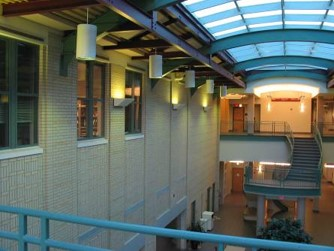
#> input picture images/CMU_left.jpg, 334 x 251 px
$ jupyter execute MyRansacPanorama_student.ipynb   (shell and % lines are left out)
#> lines starting #> are read from the running program, lines starting #| are printed output that depends on the picture
# Assignment 1 (part II): Automatic Panorama Mosaicing

[cell 1]
import numpy as np
import matplotlib
import matplotlib.image as image
import matplotlib.pyplot as plt
from skimage.feature import (corner_harris, corner_peaks, plot_matches, BRIEF, match_descriptors)
from skimage.transform import warp, ProjectiveTransform
from skimage.color import rgb2gray
from skimage.measure import ransac

### The cell below demonstrates feature detection (e.g. corners) and matching (e.g. BRIEF descriptor)

[cell 2]
imL = image.imread("images/CMU_left.jpg")
#> imL is the input picture: shape (251, 334, 3); mean R, G, B 94.8, 103.3, 94.9
imR = image.imread("images/CMU_right.jpg")
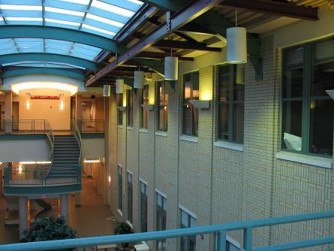
#> input picture images/CMU_right.jpg, 334 x 251 px
#> imR is the input picture: shape (251, 334, 3); mean R, G, B 87.8, 97, 88.2
imLgray = rgb2gray(imL)
imRgray = rgb2gray(imR)
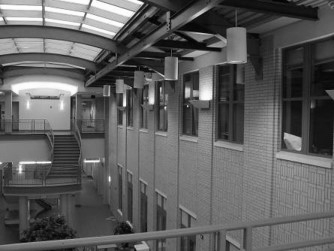
#> imRgray: shape (251, 334) float64; min 0.00333, max 1, mean 0.37

# NOTE: corner_peaks and many other feature extraction functions return point coordinates as (y,x), that is (rows,cols)
keypointsL = corner_peaks(corner_harris(imLgray), threshold_rel=0.0005, min_distance=5)
#> keypointsL = 202 pairs, first value 8 to 242, second value 7 to 326
keypointsR = corner_peaks(corner_harris(imRgray), threshold_rel=0.0005, min_distance=5)
#> keypointsR = 204 pairs, first value 6 to 245, second value 5 to 326

extractor = BRIEF()

extractor.extract(imLgray, keypointsL)
keypointsL = keypointsL[extractor.mask]
#> keypointsL = 152 pairs, first value 25 to 227, second value 24 to 309
descriptorsL = extractor.descriptors

extractor.extract(imRgray, keypointsR)
keypointsR = keypointsR[extractor.mask]
#> keypointsR = 154 pairs, first value 24 to 227, second value 28 to 309
descriptorsR = extractor.descriptors

matchesLR = match_descriptors(descriptorsL, descriptorsR, cross_check=True)

[cell 3]
print ('the number of matches is {:2d}'.format(matchesLR.shape[0]))

fig = plt.figure(1,figsize = (12, 4))
axA = plt.subplot(111)
plt.gray()
plot_matches(axA, imL, imR, keypointsL, keypointsR, matchesLR) #, matches_color = 'r')
#> (this line was passed over: skimage is not available in this run)
axA.axis('off')

plt.show()
# save the plt as an image
fig.savefig('images/CMU_matches.jpg', dpi=300)

[cell 4]
def blankImage(imL):
    imLalpha = imL.copy()
    imLalpha[:,:,0] = 0
    imLalpha[:,:,1] = 0
    imLalpha[:,:,2] = 0
#> imLalpha: shape (251, 668, 3); every value is 0
    return imLalpha

enlargedL = blankImage(np.resize(imR,(imR.shape[0], imR.shape[1] * 2, 3)))
enlargedL[:,:imR.shape[1] ,0] = imL[:,:,0]
enlargedL[:,:imR.shape[1] ,1] = imL[:,:,1]
enlargedL[:,:imR.shape[1] ,2] = imL[:,:,2]

enlargedR = blankImage(np.resize(imR,(imR.shape[0] , imR.shape[1] * 2, 3)))
enlargedR[:,:imR.shape[1] ,0] = imR[:,:,0]
enlargedR[:,:imR.shape[1] ,1] = imR[:,:,1]
enlargedR[:,:imR.shape[1] ,2] = imR[:,:,2]
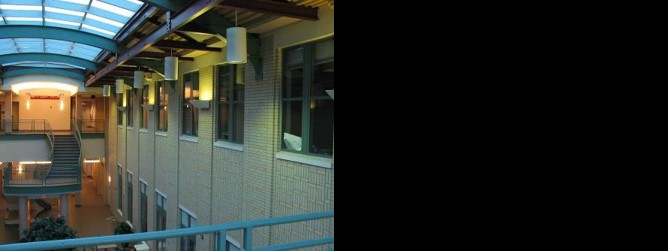
#> enlargedR: shape (251, 668, 3); mean of channels 0, 1, 2 43.9, 48.5, 44.1; drawn as R, G, B

[cell 5]
imR.shape
#> Out = (251, 334, 3)

[cell 6]
dst = np.roll( keypointsL[matchesLR[:,0]], 1, axis = 1)
#> dst = 56 pairs, first value 24 to 309, second value 26 to 219
src = np.roll( keypointsR[matchesLR[:,1]], 1, axis = 1)
#> src = 56 pairs, first value 28 to 309, second value 24 to 227
#src = src + imL.shape[1]*np.column_stack((np.zeros(len(src)),np.ones(len(src))))

[cell 7]
model_robust, inliers = ransac((src, dst),  ProjectiveTransform, min_samples=4, residual_threshold=1, max_trials=1000000)
model_robust.params
#> Out = [[0.633, 0.0115, 245.7], [-0.11, 0.988, 4.5], [-0.00118, 0.000165, 1]]

[cell 8]
fig = plt.figure(2,figsize = (12, 4))
axA = plt.subplot(111)
plt.gray()
plot_matches(axA, imL, imR, keypointsL, keypointsR, matchesLR[inliers]) #, matches_color = 'r')
#> (this line was passed over: skimage is not available in this run)
axA.axis('off')

plt.show()

[cell 9]
fig = plt.figure(3,figsize = (12, 14))

plt.subplot(311)

plt.imshow(enlargedL)
plt.title("reference frame with the left image")

plt.subplot(312)

transformedRight =  warp(enlargedR, model_robust.inverse)
transformedRight = (transformedRight * 255).astype(int)
plt.imshow(transformedRight)
plt.title("reference frame with the right image (reprojected)")


plt.subplot(313)
model_bad = ProjectiveTransform()
model_bad.estimate(src, dst)
plt.imshow( warp(enlargedR, model_bad.inverse))
plt.title("reference frame with the right image (reprojected badly)")

plt.show()
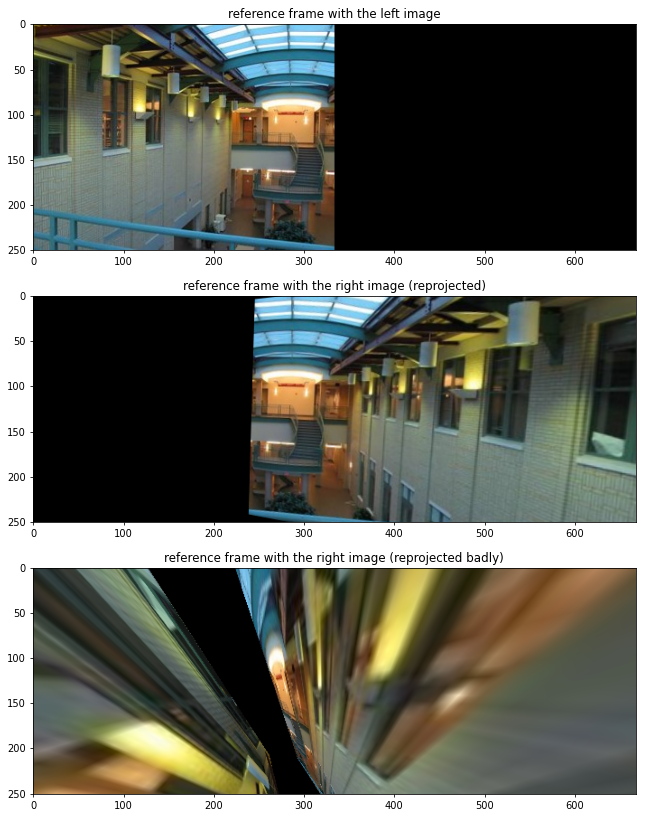
#> figure drawn by matplotlib, 3 panels

[cell 10]
np.max(transformedRight)
#> Out = 255

[cell 11]
def boundaryDT(image):
    length = image.shape[1]
#> length = 334
    height = image.shape[0]
#> height = 251

    a = np.fromfunction(lambda i,j: i,
                (height,length),
                dtype = int)
    b = np.fromfunction(lambda i,j: j,
                (height,length),
                dtype = int)
    c = height - 1 + np.fromfunction(lambda i,j: -i,
                (height,length),
                dtype = int)
    d = length - 1 + np.fromfunction(lambda i,j: -j,
                (height,length),
                dtype = int)

    # got no idea how to merge the 4 matricies please look at piazza @20
    mask = np.minimum(np.minimum(a,b),np.minimum(c,d)) + 1
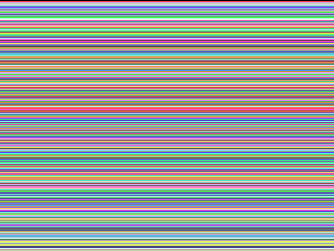
#> a: shape (251, 334) int64; 251 distinct labels, from 0 to 250; one colour per label, 0 black
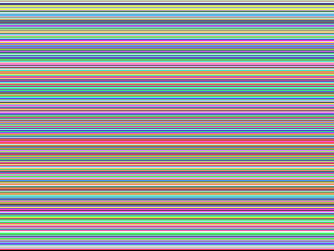
#> c: shape (251, 334) int64; 251 distinct labels, from 0 to 250; one colour per label, 0 black
    return mask / np.max(mask)

[cell 12]
enlargedR_1 = blankImage(np.resize(imR,(imR.shape[0] , imR.shape[1]  * 2, 3)))
enlargedR_1[:,:imR.shape[1] ,0] = imR[:,:,0]
enlargedR_1[:,:imR.shape[1] ,1] = imR[:,:,1]
enlargedR_1[:,:imR.shape[1] ,2] = imR[:,:,2]

[cell 13]
fig = plt.figure(4,figsize = (12, 3))
plt.subplot(121)
plt.title("Left image DT in Ref. frame (LdtRef)")


imL_dtrans =np.zeros((imL.shape[0] , imL.shape[1]  * 2))
imL_dtrans[:,:imL.shape[1]] = boundaryDT(imL)

plt.imshow(imL_dtrans)


plt.subplot(122)
plt.title("Right image DT in Ref. frame (RdtRef)")
imR_dtrans = imL_dtrans.copy()
imR_dtrans = warp(imR_dtrans, model_robust.inverse)
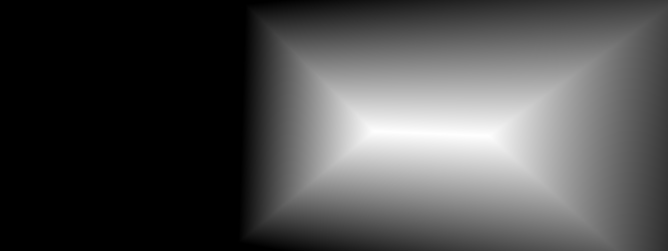
#> imR_dtrans: shape (251, 668) float64; min 0, max 1, mean 0.298
#plt.imshow(img_2_alpha)
plt.imshow( imR_dtrans)

[cell 14]
def calculateAlpha(dtransP, dtransS):
    alpha =dtransP[:] / (dtransP[:] + dtransS[:])
    m = np.isnan(alpha) # mask of NaNs
#> m: shape (251, 668) bool; every value is 0
    alpha[m] = 0
    return alpha

[cell 15]
def applyAlpha(image,alpha):
    imagealpha = image.copy()
    imagealpha[:,:,0] = np.multiply(alpha,image[:,:,0])
    imagealpha[:,:,1] = np.multiply(alpha,image[:,:,1])
    imagealpha[:,:,2] = np.multiply(alpha,image[:,:,2])
    return imagealpha

[cell 16]
alphaL = calculateAlpha(imL_dtrans,imR_dtrans)
alphaR = calculateAlpha(imR_dtrans,imL_dtrans)
#> in calculateAlpha (call 2), `alpha =dtransP[:] / (dtransP[:] + dtransS[:])`:
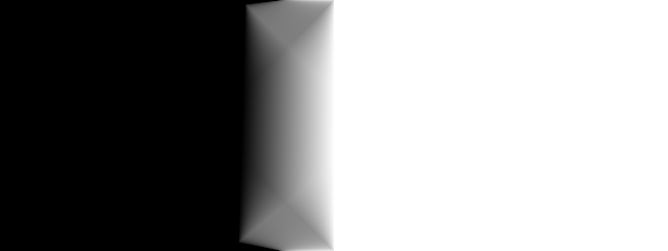
#> alpha: shape (251, 668) float64; min 0, max 1, mean 0.57

[cell 17]
fig = plt.figure(4,figsize = (12, 3))
plt.subplot(121)
plt.title("Left image DT in Ref. frame (LdtRef)")


plt.imshow(alphaL )


plt.subplot(122)
plt.title("Right image DT in Ref. frame (RdtRef)")

plt.imshow(alphaR)

[cell 18]
alphaL.shape
#> Out = (251, 668)

[cell 19]
enlargedL.shape
#> Out = (251, 668, 3)

[cell 20]
fig = plt.figure(5,figsize = (12, 14))
plt.subplot(311)

img_1 = applyAlpha(enlargedL,alphaL)


plt.imshow(img_1)

plt.title("alpha based on DT (for RransacRef)")

plt.subplot(312)
#plt.imshow(...)

img_2R = applyAlpha(transformedRight,alphaR)


plt.imshow(img_2R)
plt.title("alpha based on DT (for RransacRef)")

plt.subplot(313)
Panorama = img_2R + img_1
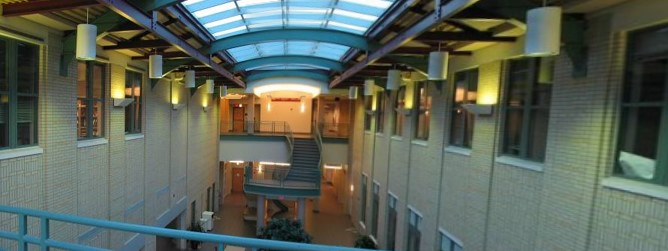
#> Panorama: shape (251, 668, 3) int64; mean of channels 0, 1, 2 90.4, 98.5, 87.2; drawn as R, G, B
plt.imshow(Panorama)
plt.title("Panorama")

plt.show()
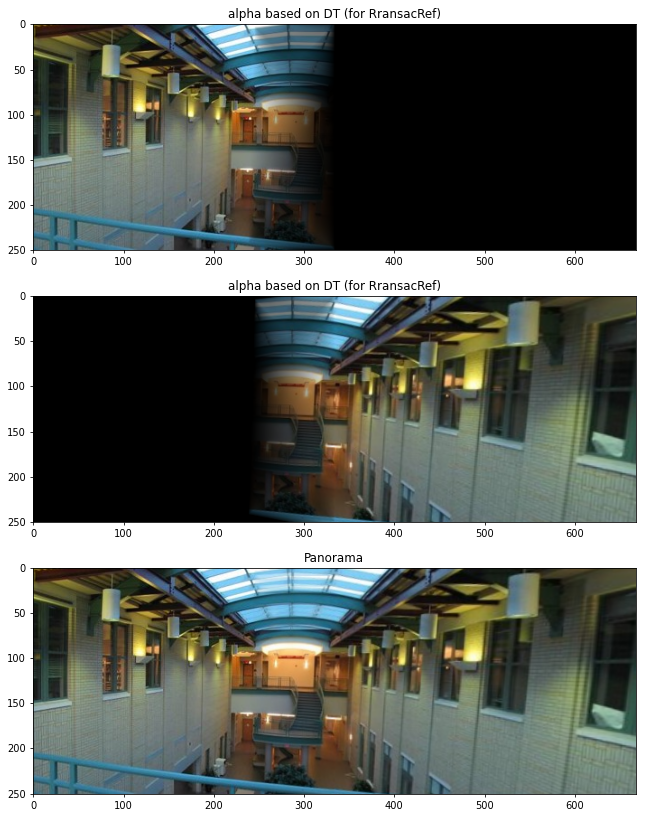
#> figure drawn by matplotlib, 3 panels
